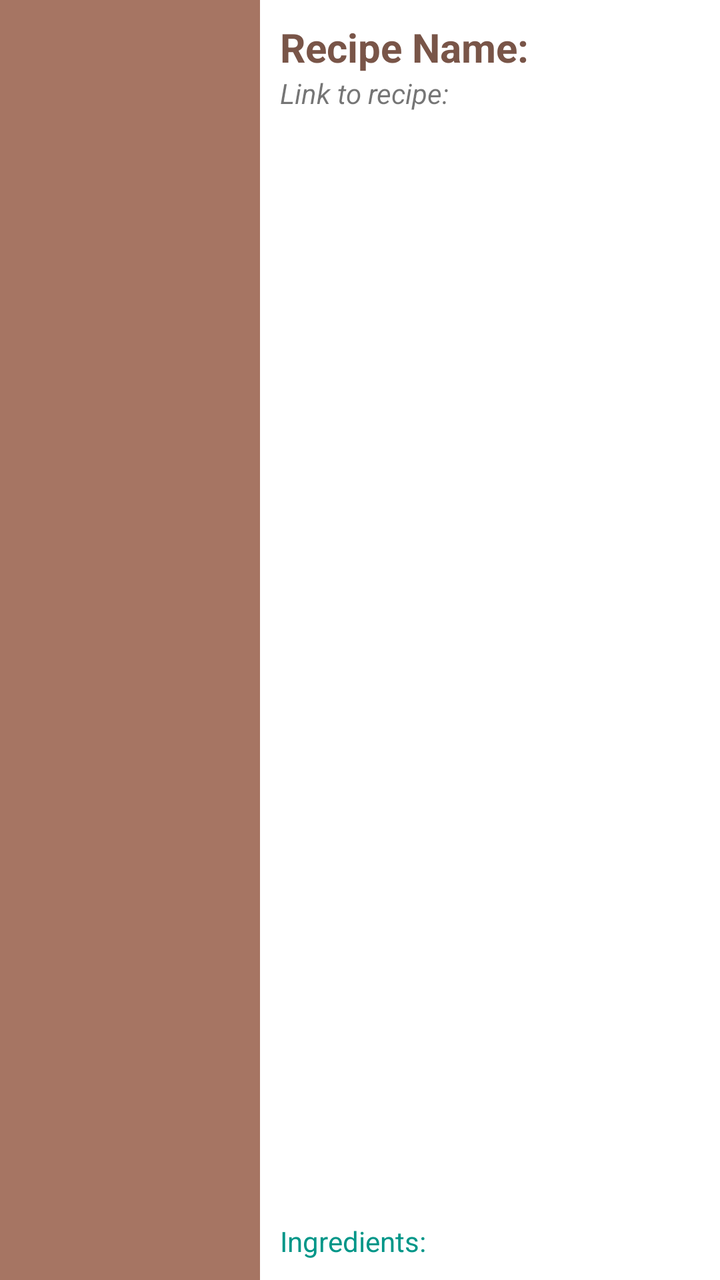
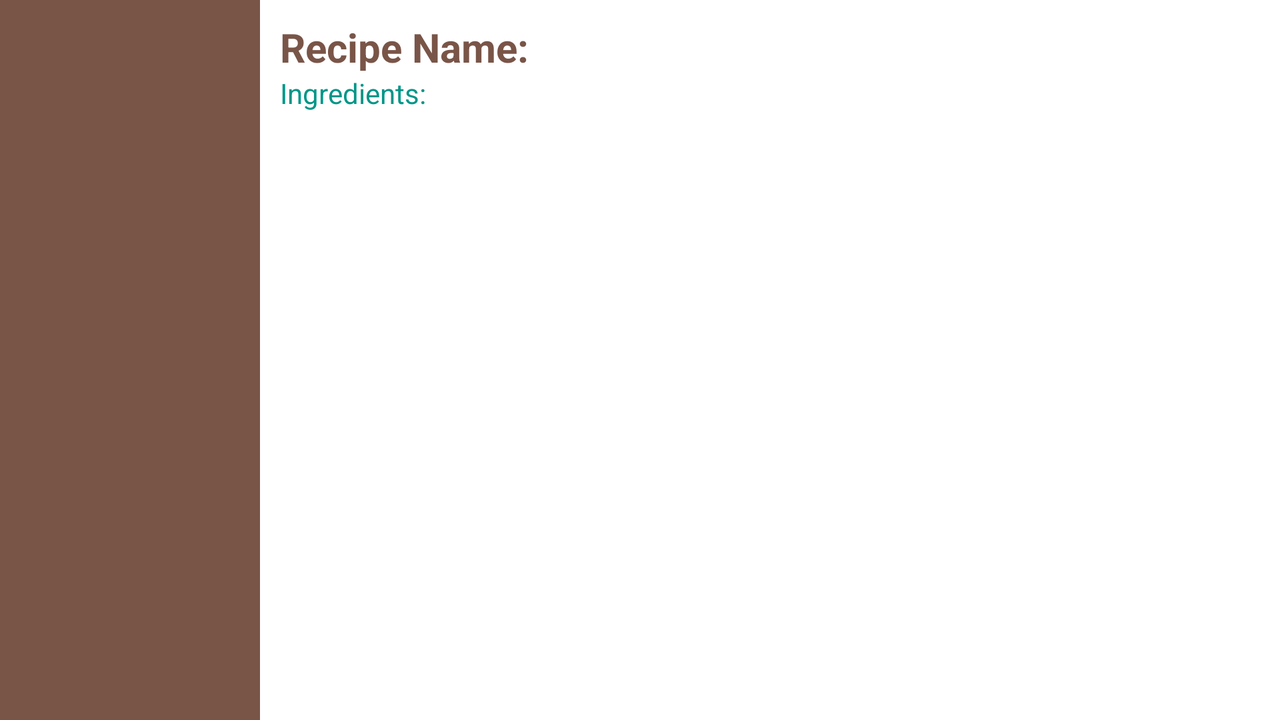

One screen, two layout resources from the same app: the default and the author's alternative for another configuration. Each is rendered where Android would select it; the XML of both is given below.
<!-- AndroidManifest.xml: application theme AppTheme -->
<!-- res/layout/recipe_list_item.xml -->
<?xml version="1.0" encoding="utf-8"?>
<LinearLayout xmlns:android="http://schemas.android.com/apk/res/android"
    android:orientation="horizontal"
    android:layout_width="match_parent"
    android:layout_height="wrap_content"
    android:background="@color/colorPrimaryLight">

    <ImageView
        android:layout_width="130dp"
        android:layout_height="100dp"
        android:id="@+id/recipeImageView"
        android:scaleType="centerCrop"/>

    <LinearLayout
        android:layout_width="match_parent"
        android:layout_height="match_parent"
        android:background="#ffffff"
        android:orientation="vertical"
        android:padding="10dp">

        <TextView
            android:id="@+id/recipeTitleTextView"
            android:layout_width="wrap_content"
            android:layout_height="wrap_content"
            android:text="@string/recipe_title"
            android:textColor="@color/colorPrimary"
            android:textSize="20sp"
            android:textStyle="bold" />

        <TextView
            android:id="@+id/recipeUrlTextView"
            android:layout_width="wrap_content"
            android:layout_height="wrap_content"
            android:layout_alignParentLeft="true"
            android:layout_alignParentStart="true"
            android:layout_below="@id/recipeTitleTextView"
            android:text="@string/recipe_url"
            android:textStyle="italic" />

        <RelativeLayout
            android:layout_width="match_parent"
            android:layout_height="match_parent">

            <TextView
                android:id="@+id/recipeIngredientsTextView"
                android:layout_width="wrap_content"
                android:layout_height="wrap_content"
                android:text="@string/recipe_ingredients"
                android:textColor="@color/colorAccent"
                android:layout_alignParentBottom="true"
                android:layout_alignParentLeft="true"
                android:layout_alignParentStart="true" />
        </RelativeLayout>
    </LinearLayout>
</LinearLayout>
<!-- resources referenced by this layout -->
<resources>
  <color name="colorAccent">#009688</color>
  <color name="colorPrimary">#795548</color>
  <color name="colorPrimaryLight">#A67563</color>
  <string name="recipe_ingredients">Ingredients: </string>
  <string name="recipe_title">Recipe Name: </string>
  <string name="recipe_url">Link to recipe: </string>
  <style name="AppTheme" parent="Theme.AppCompat.Light.DarkActionBar">
          <item name="colorPrimary">@color/colorPrimaryLight</item>
          <item name="colorPrimaryDark">@color/colorPrimaryDark</item>
          <item name="colorAccent">@color/colorAccent</item>
      </style>
  <color name="colorPrimaryDark">#4D362E</color>
</resources>
<!-- res/layout-land/recipe_list_item.xml (the author's variant of the layout above) -->
<!-- drawn on the phone turned sideways -->
<?xml version="1.0" encoding="utf-8"?>
<LinearLayout xmlns:android="http://schemas.android.com/apk/res/android"
    android:orientation="horizontal"
    android:layout_width="match_parent"
    android:layout_height="wrap_content"
    android:background="@color/colorPrimary">

    <ImageView
        android:id="@+id/recipeImageView"
        android:layout_width="130dp"
        android:layout_height="100dp"
        android:scaleType="centerCrop" />

    <LinearLayout
        android:layout_width="match_parent"
        android:layout_height="match_parent"
        android:background="#ffffff"
        android:orientation="vertical"
        android:padding="10dp">

        <TextView
            android:id="@+id/recipeTitleTextView"
            android:layout_width="wrap_content"
            android:layout_height="wrap_content"
            android:text="@string/recipe_title"
            android:textColor="@color/colorPrimary"
            android:textSize="20sp"
            android:textStyle="bold" />

        <RelativeLayout
            android:layout_width="match_parent"
            android:layout_height="match_parent">

            <TextView
                android:id="@+id/recipeIngredientsTextView"
                android:layout_width="wrap_content"
                android:layout_height="wrap_content"
                android:text="@string/recipe_ingredients"
                android:textColor="@color/colorAccent"
                android:layout_alignParentTop="true"
                android:layout_alignParentLeft="true"
                android:layout_alignParentStart="true" />
        </RelativeLayout>
    </LinearLayout>
</LinearLayout>
<!-- resources referenced by the variant -->
<!-- as the phone turned sideways resolves them -->
<resources>
  <color name="colorAccent">#009688</color>
  <color name="colorPrimary">#795548</color>
  <string name="recipe_ingredients">Ingredients: </string>
  <string name="recipe_title">Recipe Name: </string>
  <style name="AppTheme" parent="Theme.AppCompat.Light.DarkActionBar">
          <item name="colorPrimary">@color/colorPrimaryLight</item>
          <item name="colorPrimaryDark">@color/colorPrimaryDark</item>
          <item name="colorAccent">@color/colorAccent</item>
      </style>
  <color name="colorPrimaryLight">#A67563</color>
  <color name="colorPrimaryDark">#4D362E</color>
</resources>
